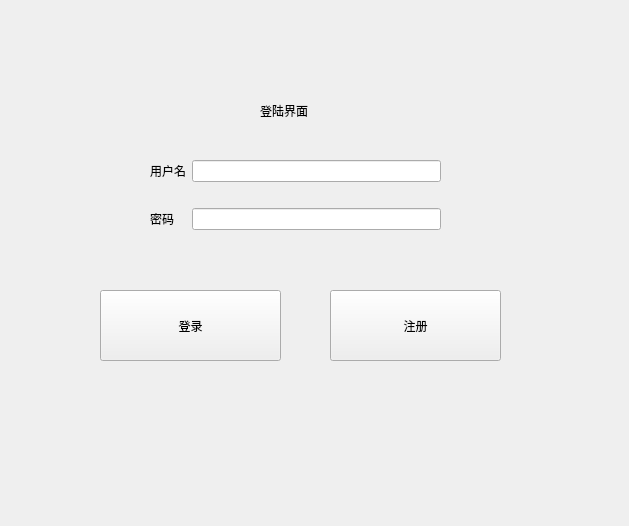
<?xml version="1.0" encoding="UTF-8"?>
<ui version="4.0">
 <class>Dialog_</class>
 <widget class="QWidget" name="Dialog_">
  <property name="geometry">
   <rect>
    <x>0</x>
    <y>0</y>
    <width>629</width>
    <height>526</height>
   </rect>
  </property>
  <property name="windowTitle">
   <string>Form</string>
  </property>
  <widget class="QWidget" name="widget" native="true">
   <property name="geometry">
    <rect>
     <x>150</x>
     <y>140</y>
     <width>291</width>
     <height>111</height>
    </rect>
   </property>
   <layout class="QGridLayout" name="gridLayout">
    <item row="0" column="0">
     <widget class="QLabel" name="label">
      <property name="text">
       <string>用户名</string>
      </property>
     </widget>
    </item>
    <item row="0" column="1">
     <widget class="QLineEdit" name="lineEdit"/>
    </item>
    <item row="1" column="0">
     <widget class="QLabel" name="label_2">
      <property name="text">
       <string>密码</string>
      </property>
     </widget>
    </item>
    <item row="1" column="1">
     <widget class="QLineEdit" name="lineEdit_2"/>
    </item>
   </layout>
  </widget>
  <widget class="QLabel" name="label_3">
   <property name="geometry">
    <rect>
     <x>260</x>
     <y>90</y>
     <width>101</width>
     <height>41</height>
    </rect>
   </property>
   <property name="text">
    <string>登陆界面</string>
   </property>
  </widget>
  <widget class="QPushButton" name="pushButton">
   <property name="geometry">
    <rect>
     <x>100</x>
     <y>290</y>
     <width>181</width>
     <height>71</height>
    </rect>
   </property>
   <property name="text">
    <string>登录</string>
   </property>
  </widget>
  <widget class="QPushButton" name="pushButton_2">
   <property name="geometry">
    <rect>
     <x>330</x>
     <y>290</y>
     <width>171</width>
     <height>71</height>
    </rect>
   </property>
   <property name="text">
    <string>注册</string>
   </property>
  </widget>
  <widget class="QLabel" name="error_label">
   <property name="geometry">
    <rect>
     <x>240</x>
     <y>250</y>
     <width>341</width>
     <height>31</height>
    </rect>
   </property>
   <property name="text">
    <string/>
   </property>
  </widget>
 </widget>
 <resources/>
 <connections/>
</ui>
